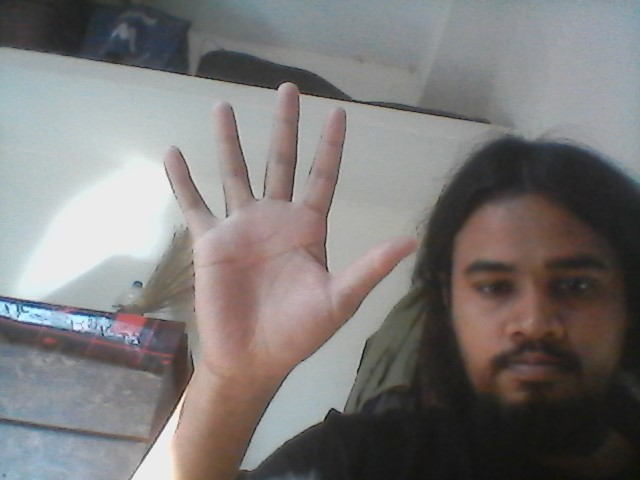
#> input picture resource/img/hand.jpg, 640 x 480 px, found by its file name
$ python gesture_cont.py
#> lines starting #> are read from the running program, lines starting #| are printed output that depends on the picture; after the words box and inside, x2 and y2 are one past the last pixel; in counts of white or black regions, pixels touching at a corner belong together
import cv2 as cv

# import numpy as np

img = cv.imread('resource/img/hand.jpg', 0)
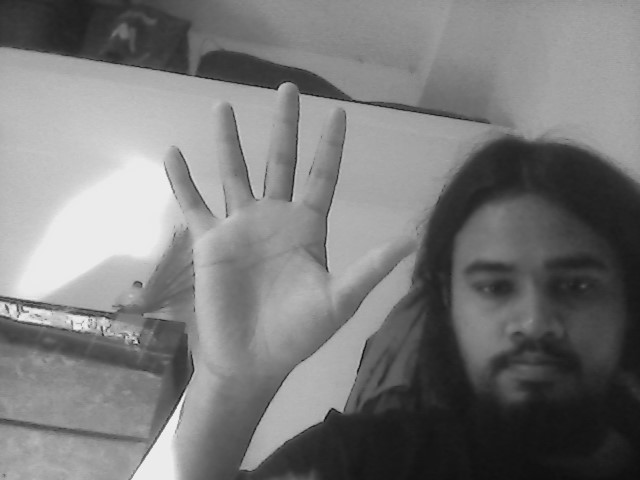
#> img: shape (480, 640); min 12, max 248, mean 122
flag, frame = cv.threshold(img, 70, 255, cv.THRESH_BINARY)
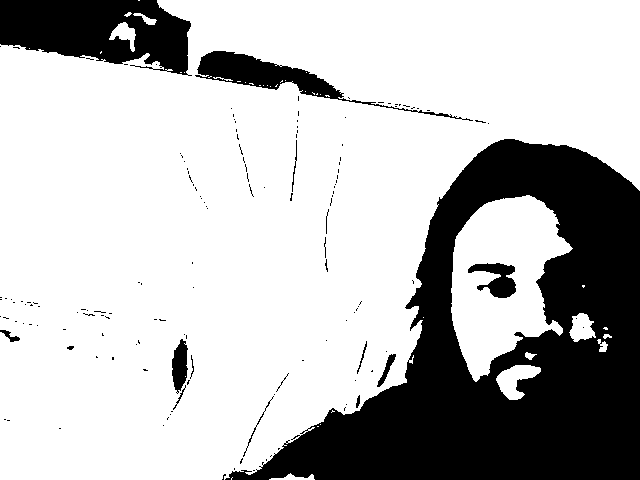
#> frame: shape (480, 640); 73.7% white; 150 black regions (133 under 20 px)

cont, _ = cv.findContours(frame.copy(), cv.RETR_TREE, cv.CHAIN_APPROX_SIMPLE)
#> cont = 263 contours, 232 with area under 20; largest, box (x1, y1, x2, y2) and area: (0, 0, 640, 480) 214701, (451, 195, 573, 382) 14065, (194, 50, 419, 113) 3680, (467, 262, 517, 299) 995, (496, 365, 541, 400) 780

hull = [cv.convexHull(c) for c in cont]
#> hull = 263 contours, 229 with area under 20; largest, box (x1, y1, x2, y2) and area: (0, 0, 640, 480) 249688, (451, 195, 573, 382) 17012, (194, 50, 419, 113) 4820, (467, 262, 517, 299) 1410, (496, 365, 541, 400) 1015

final = cv.drawContours(img, hull, -1, (0, 0, 0))
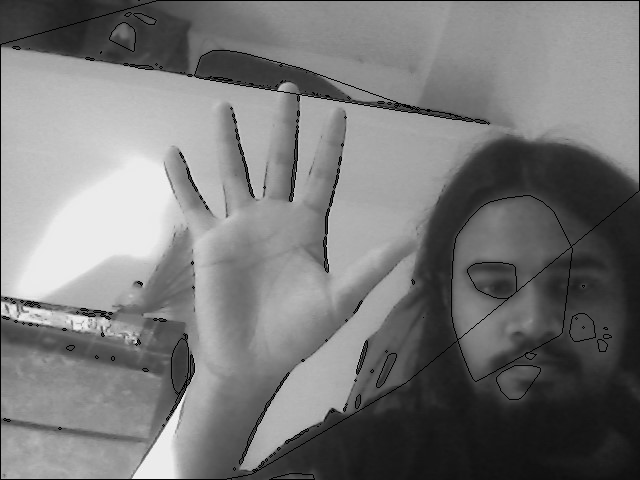
#> final: shape (480, 640); min 0, max 248, mean 120
cv.imshow('Original', img)
cv.imshow('thresh', frame)
cv.imshow('Final', final)

cv.waitKey(0)
cv.destroyAllWindows()
